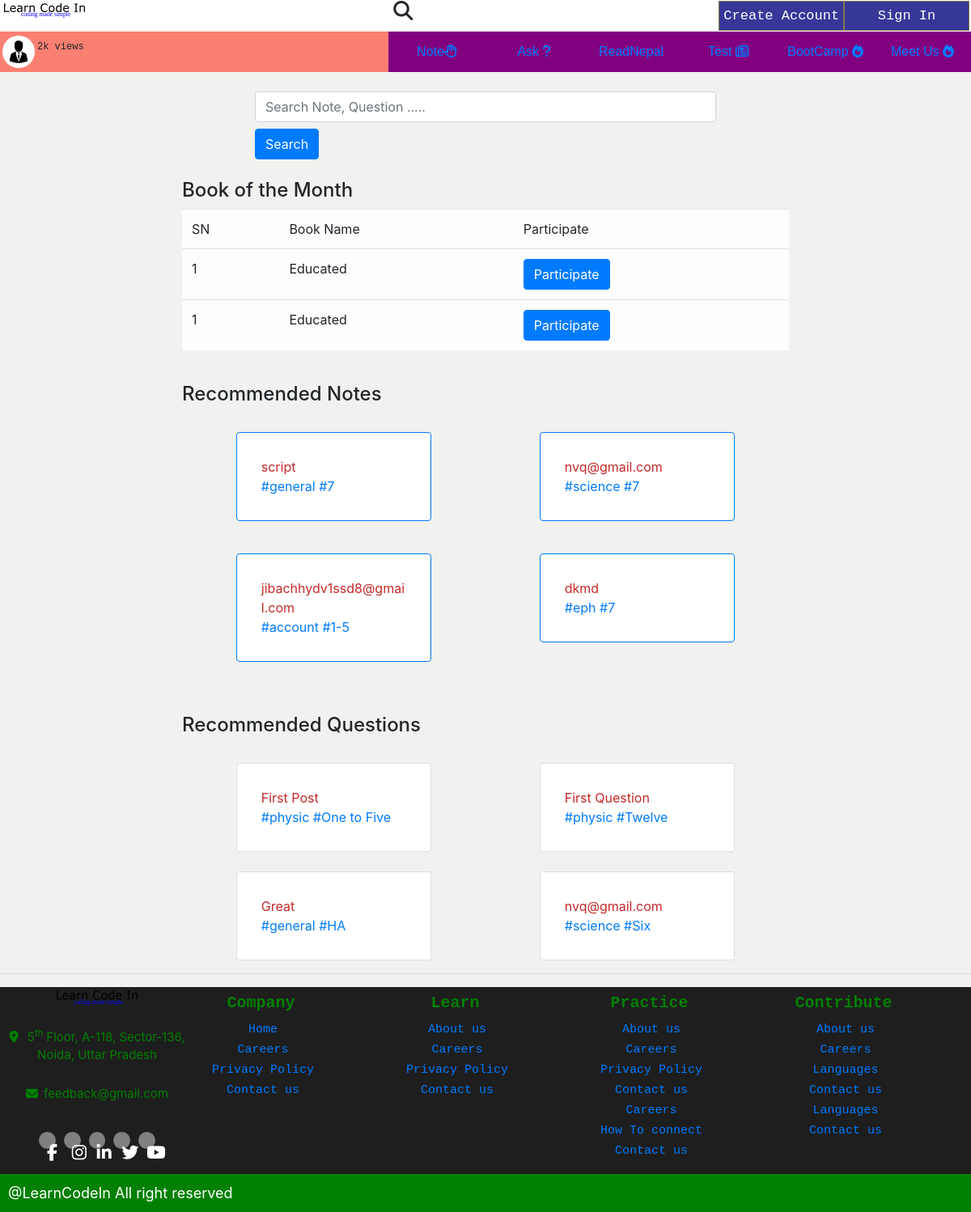
The app's page /, older data.
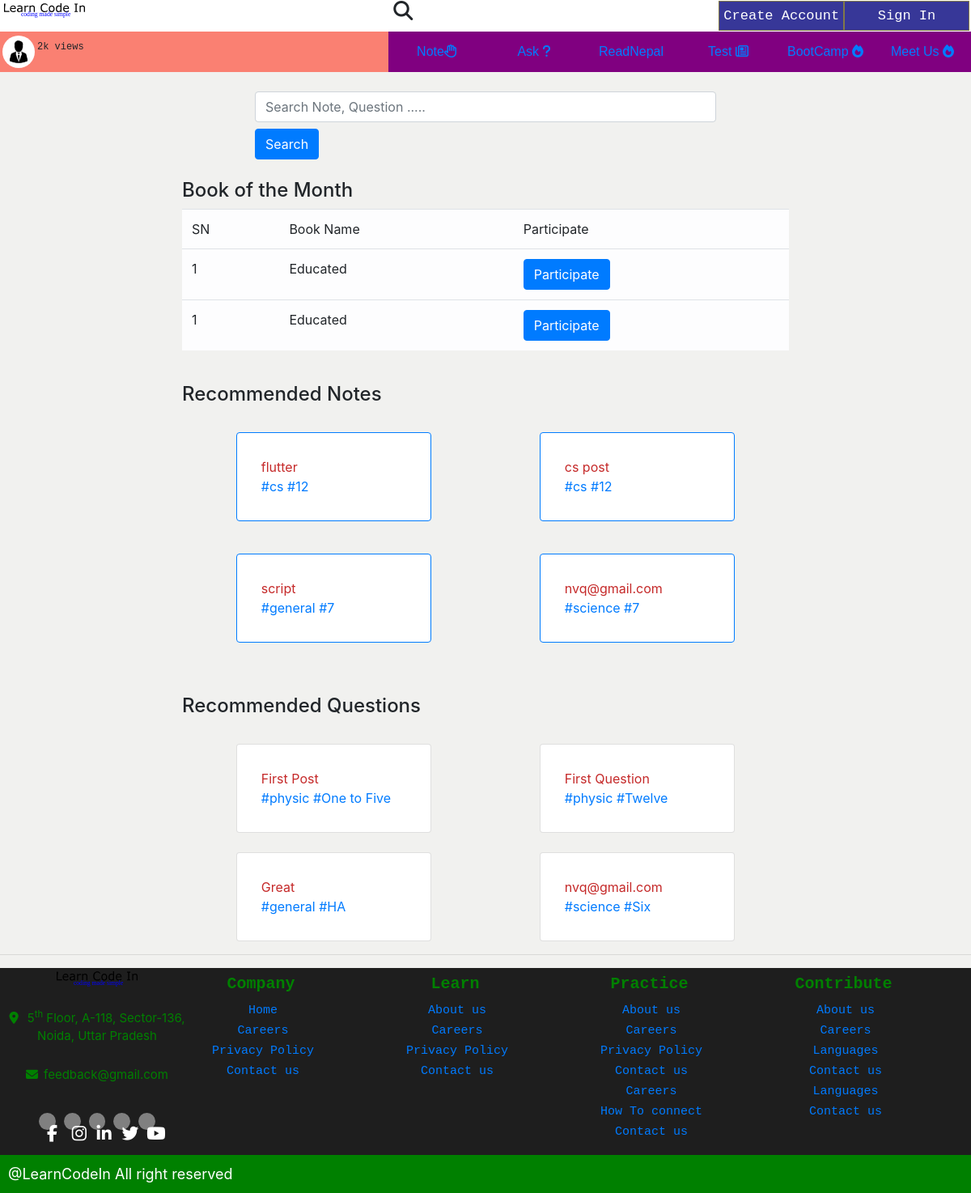
The same page, newer data.
### note/models.py (models this page shows, shortened)
class Note(models.Model):
    STATUS_CHOICES = (
        ('draft', 'Draft'),
        ('published', 'Published'),
    )
    grade_choices = (
        ('1-5', 'One to Five'),
        ('6', 'Six'),
        ('7', 'Seven'),
        ('8', 'Eight'),
        ('9', 'Nine'),
        ('10', 'Ten'),
        ('11', 'Eleven'),
        ('12', 'Twelve'),
        ('Bachelor', 'Bachelor'),
        ('General', 'General'),
    )
    subject_choices = (
        ('physic', 'Physic'),
        ('chemistry', 'Chemistry'),
        ('botany', 'Botany'),
        ('zoology', 'Zoology'),
        ('math', 'Math'),
        ('english', 'English'),
        ('nepali', 'Nepali'),
        ('science', 'science'),
        ('social', 'Social'),
        ('eph', 'Environement,Population and Health'),
        ('Opt', 'Optional Math'),
        ('cs', 'Computer Science'),
        ('account', 'Account'),
        ('business', 'Business'),
        ('marketing', 'Marketing'),
        ('general', 'General'),
    )
    title = models.CharField(max_length=250)
    slug = models.SlugField(max_length=400)
    author = models.ForeignKey(User, on_delete=models.CASCADE, related_name='notes')
    content = models.TextField(blank=False)
    publish = models.DateTimeField(default=timezone.now)
    created= models.DateTimeField(auto_now_add=True)
    status = models.CharField(max_length=10, choices=STATUS_CHOICES, default='published')
    grade = models.CharField(max_length=20, choices=grade_choices)
    subject = models.CharField(max_length=25, choices=subject_choices)
    views = models.PositiveIntegerField(blank=False, default=0)
    likes = models.ManyToManyField(User, related_name='likedpost', blank=True)
    class Meta:
        ordering = ('-publish',)
    def __str__(self):
        return self.title
    objects = models.Manager()
    published = PublishedManager()

### discussion/models.py (models this page shows, shortened)
class Discussion(models.Model):
    grade_choices = (
        ('One to Five', 'One to Five'),
        ('Six', 'Six'),
        ('Seven', 'Seven'),
        ('Eight', 'Eight'),
        ('Nine', 'Nine'),
        ('Ten', 'Ten'),
        ('Eleven', 'Eleven'),
        ('Twelve', 'Twelve'),
        ('HA', 'Health Assitant'),
        ('Staff Nurse', 'Staff Nurse'),
        ('Diploma in Agriculture', 'Diploma in Agriculture'),
        ('Diploma in Engineering', 'Diploma in Engineering'),
        ('Bachelor in CSIT', 'Bachelor in CSIT'),
        ('BSC Nursing', 'BSC Nursing'),
        ('Bachelor in Education', 'Bachelor in Education'),
        ('Bachelor in Engineering', 'Bachelor in Engineering'),
        ('BBS', 'BBS'),
        ('BBA', 'BBA'),
        ('MBBS', 'MBBS'),
        ('General', 'General'),
    )
    subject_choices = (
        ('physic', 'Physic'),
        ('chemistry', 'Chemistry'),
        ('botany', 'Botany'),
        ('zoology', 'Zoology'),
        ('math', 'Math'),
        ('english', 'English'),
        ('nepali', 'Nepali'),
        ('science', 'science'),
        ('social', 'Social'),
        ('eph', 'Environement,Population and Health'),
        ('Opt', 'Optional Math'),
        ('cs', 'Computer Science'),
        ('account', 'Account'),
        ('business', 'Business'),
        ('marketing', 'Marketing'),
        ('general', 'General'),
    )
    title = models.CharField(max_length=500, blank=False, verbose_name='Title')
    slug = models.SlugField(verbose_name='Slug Fields', max_length=550)
    grade = models.CharField(max_length=100, verbose_name='Class', blank=False, choices=grade_choices)
    subject = models.CharField(max_length=100, verbose_name='Subject', blank=False, choices=subject_choices)
    detail = models.TextField(blank=False)
    views = models.PositiveIntegerField(default=0)
    answered_status = models.BooleanField(default=False, verbose_name='Is your question answered')
    askedby = models.ForeignKey(User, on_delete=models.CASCADE, related_name='user_questions')
    time = models.DateTimeField(auto_now_add=True)
    pinned = models.BooleanField(verbose_name='Is discussion Pinned', default=False)
    def __str__(self):
        return self.title[:50]

### users/views.py (the view)
# urls.py: path('', views.homepage, name='homepage'),
def homepage(request):
    if request.user.is_authenticated:
        recNotes = Note.published.all().exclude(
            author=request.user).order_by('-views', 'likes')[:4]
    else:
        recNotes = Note.published.all()[:4]
    print(recNotes)
    recQuestions = Discussion.objects.all().exclude(answered_status=True)[:4]
    print(recQuestions)
    return render(request, 'base.html', {
        'recommendedNotes': recNotes,
        'recommendedQuestion': recQuestions,
    })

### note/models.py (called while the page is built)
    def get_queryset(self):
        return super(PublishedManager, self).get_queryset().filter(status='published')

### templates/base.html (shortened to what the changed rows need)
{% load static %}
<!DOCTYPE html>
<html lang="en">
  <head>
    <link href="https://unpkg.com/aos@2.3.1/dist/aos.css" rel="stylesheet" />
    <link
      rel="stylesheet"
      href="https://maxcdn.bootstrapcdn.com/bootstrap/4.0.0/css/bootstrap.min.css"
    />
    <link rel="stylesheet" href="{% static 'css/base.css' %}" />
  </head>
  <body>
    {% block body %}
    <div class="container mt-4" style="max-width: 750px;">
      <div class="row">
        <table class="table table-light">
          <thead>
            <tr>
              <td>
                SN
              </td>
              <td>
                Book Name
              </td>
              <td>
                Participate
              </td>
            </tr>
          </thead>
        </table>
      </div>
    </div>
    <div class="container mt-4" style="max-width: 750px;">
      <div class="row">
        {% for note in recommendedNotes %}
        <div class="col-12 col-sm-6
         mt-4">
          <div class="card border-primary mb-3">
            <div class="card-body">
              <a href="{% url 'notedetail' note.pk note.slug %}" style="color: #c52929">
                {{ note.title }}
              </a>
              <br />
              <span style="color: #c52929">
                <a href="{% url 'searchSubject' note.subject %}"> #{{ note.subject }} </a>
              </span>
              <span style="color: #c52929">
                <a href="{% url 'searchGrade' note.grade %}"> #{{ note.grade }} </a>
              </span>
            </div>
          </div>
        </div>
        {% endfor %}
      </div>
    </div>
    <div class="container mt-5" style="max-width: 750px;">
       <div class="row">
        {% for question in recommendedQuestion %}
        <div class="col-12 col-sm-6 mt-4">
            <div class="card">
                <div class="card-body">
                    <a href="{% url 'questiondetail' question.id question.slug %}" style="color: #c52929;">
                        {{ question.title }}
                    </a>
                    <br>
                    <span style="color: #c52929;">
                        <a href="{% url 'searchSubjectDiscussion' question.subject %}">
                            #{{ question.subject }}
                        </a>
                    </span>
                    <span style="color: #c52929;">
                        <a href="{% url 'searchGradeDiscussion' question.grade %}">
                            #{{ question.grade }}
                        </a>
                    </span>
                </div>
            </div>
        </div>
       {% endfor %}
    </div>
    </div>
    {% endblock body %}
  </body>
</html>

Row changes from the older to the newer data that the page shows:
no longer on this page (row edited): Note: title "jibachhydv1ssd8@gmail.com", subject "account", grade "1-5"
no longer on this page (row edited): Note: title "dkmd", subject "eph", grade "7"
added Note: title "flutter", subject "cs", grade "12"
added Note: title "cs post", subject "cs", grade "12"
